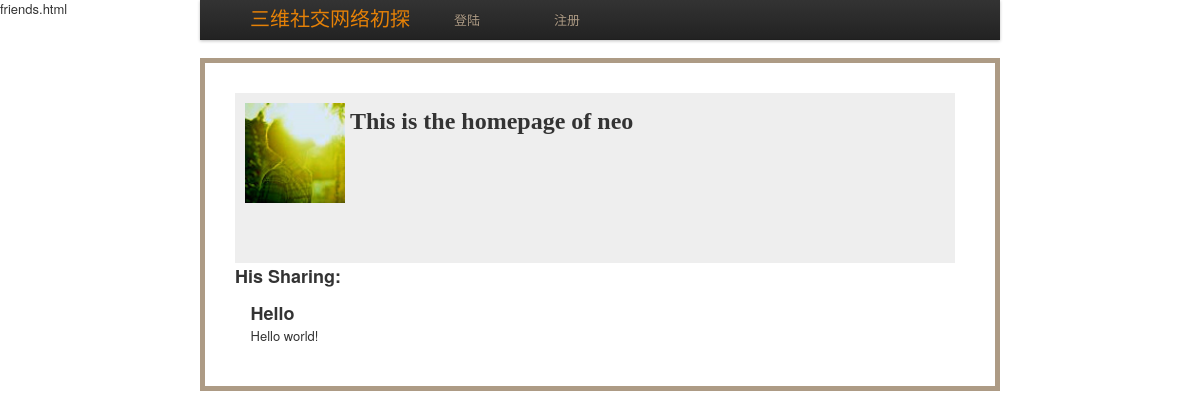
The app's page /homepage?id=1, older data.
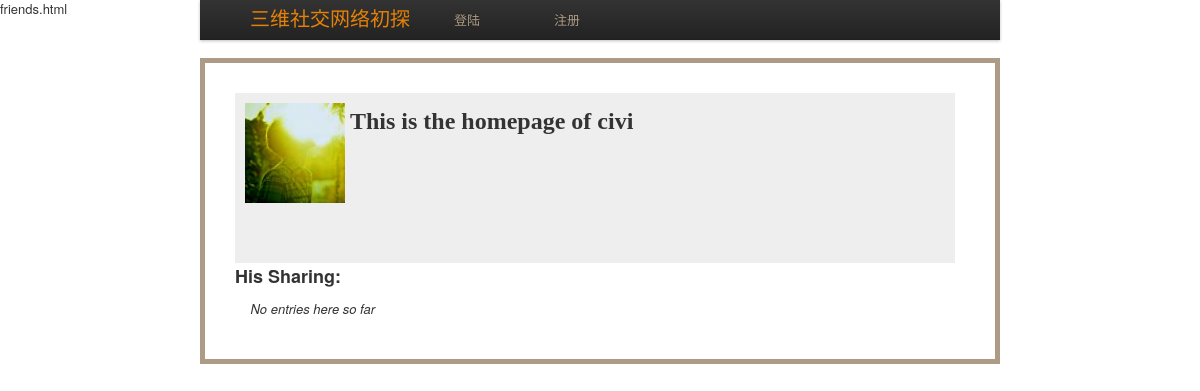
The same page, newer data.
### tables this page shows
CREATE TABLE users(
	id integer primary key autoincrement,
	username string not null,
	userpassword string not null 
);

CREATE TABLE entries (
  	id integer primary key autoincrement,
  	userId integer,
  	title string not null,
  	text string not null
);

### main.py (the view)
@app.route('/homepage',methods = ['GET'])
def homepage():
    uid = request.args.get('id',type = int)
    username = getUserName(uid)
    cur = g.db.execute('select id,title,text from entries where userId = ? order by id desc',[uid])
    entries = [dict(id = row[0],title = row[1],text = row[2]) for row in cur.fetchall()]
    return render_template('homepage.html',uid = uid, username = username,entries = entries)

### main.py (called while the page is built)
def connect_db():
    return sqlite3.connect(app.config['DATABASE'])

def getUserName(uid):
    cur = g.db.execute('select * from users where id == ?',[uid])
    entries = [dict(id = row[0],username = row[1],pwd = row[2]) for row in cur.fetchall()]
    return entries[0]['username']

@app.before_request
def before_request():
    g.db = connect_db()

@app.teardown_request
def teardown_request(exception):
    if hasattr(g, 'db'):
        g.db.close()

### templates/homepage.html (shortened to what this page needs)
friends.html{% extends "layout.html" %}
{% block body %}
<div class ="homepage">
<img src = {{ url_for('static', filename='icon.jpg') }} width="100" style="float:left; margin-right:5px">
<h2 style = "margin-left:20px;">This is the homepage of {{ username }}</h2>
</div>
<h3>His Sharing:</h3>
<ul class=entries>
  {% for entry in entries %}
    <li><h3>{{ entry.title }}</h3>{{ entry.text|safe }}
  {% else %}
    <li><em>No entries here so far</em>
  {% endfor %}
</ul>
{% endblock %}

### templates/layout.html (shortened to what this page needs)
<!doctype html>
<link rel=stylesheet type=text/css href="{{ url_for('static', filename='style.css') }}"/>
<link rel=stylesheet type=text/css href="{{ url_for('static', filename='dialog.css') }}"/>
<link rel=stylesheet type=text/css href="{{ url_for('static', filename='bootstrap.css') }}"/>
<div class="page">
  <div class="navbar navbar-fixed-top" style="width:800px;margin:0 auto;margin-top:0px;">
    <div class="navbar-inner">
        <div class="container">
          <a class="brand" href="{{ url_for('show_entries') }}" style="margin-left:30px;">三维社交网络初探</a>
		  <div class="nav-collapse">
            <ul class="nav" style="">
				{% if session.User %}
					<li style="width:130px;"><a><i class="icon-user icon-white"></i>欢迎您:{{ session.User }}</a></li>
          <li style="width:80px;"><a href="{{ url_for('webgl') }}"><i class="icon-off icon-white"></i>3D</a></li>
					<li style="width:80px;"><a href="{{ url_for('friends') }}"><i class="icon-off icon-white"></i>好友</a></li>
					<li style="width:80px;"><a href="{{ url_for('logout') }}"><i class="icon-off icon-white"></i>注销</a></li>
				{% else %}
					<li style="width:100px;"><a href="{{ url_for('login') }}"><i class="icon-repeat icon-white"></i>登陆</a></li>
					<li style="width:100px;"><a href="{{ url_for('register') }}"><i class="icon-repeat icon-white"></i>注册</a></li>
				{% endif %}
            </ul>
          </div>
        </div>
    </div>
  </div>
  {% block body %}{% endblock %}
</div>

### static/style.css (style rules this page uses)
a, h1, h2 { color: #377BA8; }
a, a:hover { text-decoration: none; }
h1, h2 { font-family: 'Georgia', serif; margin: 0; }
h2 { font-size: 1.2em; }
.page { margin: 0 auto; width: 730px; border: 5px solid #ad9b85; padding: 30px; background: white; margin-top:40px; }
.entries { list-style: none; margin: 0; padding: 0; }
.entries li { margin: 0.8em 1.2em; }
.homepage { width: 700px; height: 150px; padding: 10px; background-color: #eee }

Row changes from the older to the newer data that the page shows:
removed entries: title "Hello", text "Hello world!"
changed users: username "neo" → "civi"
Text that changed along with them:
text now shown: "No entries here so far"
